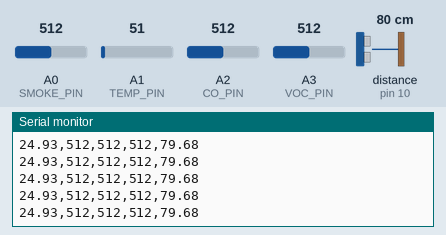
Simulated run of this sketch. Board: Arduino Uno, built with avr-gcc and run on an emulated ATmega328P. On the bench: the last lines printed to the serial monitor. Wiring (inferred from the names in the program): ultrasonic range finder: trigger pin 9; echo pin 10. Inputs (shaded band) come from the test bench; at power-on: distance to the obstacle (sensor on pin 10) 80 cm, A1 (TEMP_PIN) = 51, A0 (SMOKE_PIN) = 512, A2 (CO_PIN) = 512, A3 (VOC_PIN) = 512. The echo pulse lasts 58.3 µs per cm.

Above: at 1.2 s.
1.3 s: distance to the obstacle (sensor on pin 10) set to 2 cm
At 1.72 s:
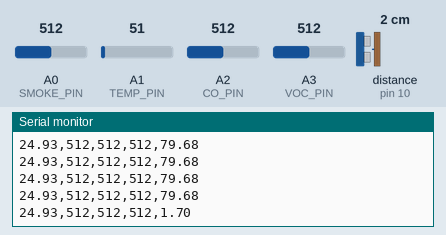
2.8 s: distance to the obstacle (sensor on pin 10) set to 299 cm
At 3.01 s:
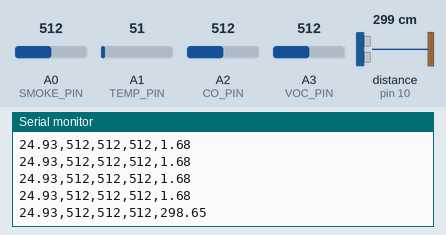
5.8 s: A1 (TEMP_PIN) set to 61
At 5.98 s:
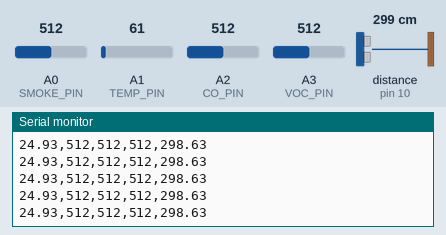
7.3 s: A0 (SMOKE_PIN) set to 716
At 7.33 s:
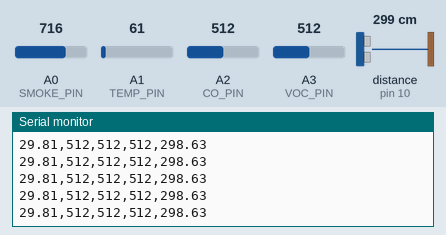
8.8 s: distance to the obstacle (sensor on pin 10) set to 4 cm
At 8.94 s:
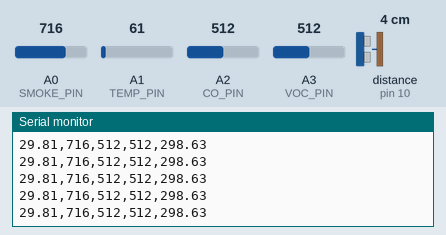
11.8 s: A2 (CO_PIN) set to 716
At 11.97 s:
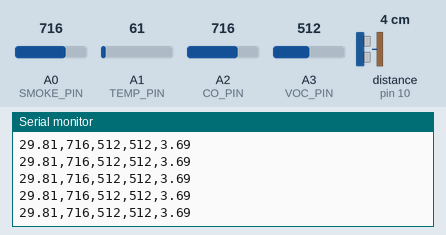
Timing chart, 0 to 14.3 s (numbered marks = the images above; inputs shaded):
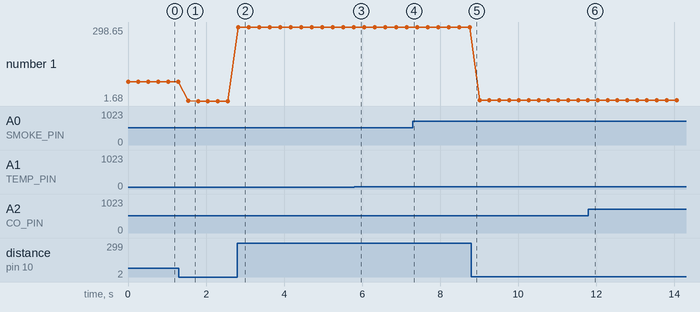

The sketch:

fire_robot_controller.ino
```cpp
/*
  fAIre sensor streaming sketch

  Streams simple sensor readings over Serial so the Python inference pipeline can
  combine visual model confidence with environmental risk signals.

  Output format:
    temperature_c,smoke_raw,co_raw,voc_raw,distance_cm

  Notes:
  - This sketch uses no external libraries so it is easy to upload.
  - Replace pins/sensor conversion formulas with your exact hardware.
  - Gas sensors need calibration before their values can be treated as real ppm.
*/

const int TRIG_PIN = 9;
const int ECHO_PIN = 10;
const int SMOKE_PIN = A0;
const int TEMP_PIN = A1;   // Example: LM35-style analog temperature sensor
const int CO_PIN = A2;     // Example: MQ-style CO/gas sensor analog output
const int VOC_PIN = A3;    // Example: generic combustible gas/VOC analog output

const unsigned long SAMPLE_DELAY_MS = 250;

void setup() {
  Serial.begin(9600);
  pinMode(TRIG_PIN, OUTPUT);
  pinMode(ECHO_PIN, INPUT);
}

float readDistanceCm() {
  digitalWrite(TRIG_PIN, LOW);
  delayMicroseconds(2);
  digitalWrite(TRIG_PIN, HIGH);
  delayMicroseconds(10);
  digitalWrite(TRIG_PIN, LOW);

  long duration = pulseIn(ECHO_PIN, HIGH, 30000); // timeout after 30 ms
  if (duration == 0) {
    return -1.0; // no echo detected
  }

  return duration * 0.0343 / 2.0;
}

float readTemperatureC() {
  int raw = analogRead(TEMP_PIN);
  float voltage = raw * (5.0 / 1023.0);

  // LM35 example conversion: 10 mV per degree C.
  // Replace this if your sensor is different.
  return voltage * 100.0;
}

void loop() {
  float temperatureC = readTemperatureC();
  int smokeRaw = analogRead(SMOKE_PIN);
  int coRaw = analogRead(CO_PIN);
  int vocRaw = analogRead(VOC_PIN);
  float distanceCm = readDistanceCm();

  Serial.print(temperatureC, 2);
  Serial.print(",");
  Serial.print(smokeRaw);
  Serial.print(",");
  Serial.print(coRaw);
  Serial.print(",");
  Serial.print(vocRaw);
  Serial.print(",");
  Serial.println(distanceCm, 2);

  delay(SAMPLE_DELAY_MS);
}
```

Measured:
- after the input at 1.3 s, the serial monitor: prints a new line after 0.24 s (image 1)
- after the input at 2.8 s, the serial monitor: prints a new line at once (image 2)
- plotted number 1: 79.68 → 1.68 after the input at 1.3 s, 1.68 → 298.63 after the input at 2.8 s, 298.63 → 3.69 after the input at 8.8 s
